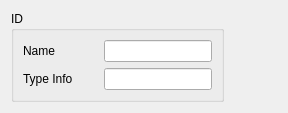
<?xml version="1.0" encoding="UTF-8"?>
<ui version="4.0">
 <class>uiNodeEditor</class>
 <widget class="QWidget" name="uiNodeEditor">
  <property name="geometry">
   <rect>
    <x>0</x>
    <y>0</y>
    <width>288</width>
    <height>97</height>
   </rect>
  </property>
  <property name="windowTitle">
   <string>Form</string>
  </property>
  <layout class="QFormLayout" name="formLayout">
   <item row="0" column="0">
    <widget class="QGroupBox" name="groupBox_2">
     <property name="title">
      <string>ID</string>
     </property>
     <layout class="QFormLayout" name="formLayout_2">
      <item row="0" column="0">
       <widget class="QLabel" name="label">
        <property name="enabled">
         <bool>true</bool>
        </property>
        <property name="minimumSize">
         <size>
          <width>75</width>
          <height>0</height>
         </size>
        </property>
        <property name="text">
         <string>Name</string>
        </property>
       </widget>
      </item>
      <item row="0" column="1">
       <widget class="QLineEdit" name="uiName"/>
      </item>
      <item row="1" column="0">
       <widget class="QLabel" name="label_2">
        <property name="minimumSize">
         <size>
          <width>75</width>
          <height>0</height>
         </size>
        </property>
        <property name="text">
         <string>Type Info</string>
        </property>
       </widget>
      </item>
      <item row="1" column="1">
       <widget class="QLineEdit" name="uiTypeInfo">
        <property name="readOnly">
         <bool>true</bool>
        </property>
       </widget>
      </item>
     </layout>
    </widget>
   </item>
  </layout>
 </widget>
 <resources/>
 <connections/>
</ui>
